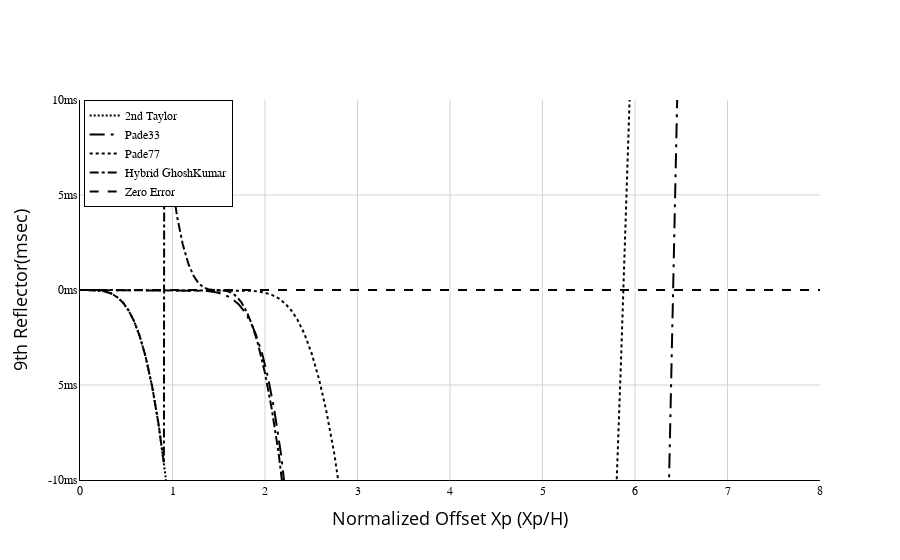

Notebook source saved alongside this figure:
### Code cell
TravelTime_Error_Plots_with_HybridGK(plot_upto, crit_angle, [1.2], v, d, Xp, Tp, T2_taylor, T2_pade33, T2_pade77, T2_Hybrid_GK, reflector_name)

### Figure 1 — Plotly figure (JSON) as saved in the notebook; plotly's stock layout.template omitted (floating-point values rounded to 4 significant figures; data arrays with more than 128 entries replaced by an {"elided": "..."} marker saying what was removed)
{"data": [{"hovertemplate": "Position: %{x:.2f}<br>T_square: %{y:.8f}", "line": {"color": "black", "dash": "2,2,2,2", "width": 2}, "mode": "lines", "name": "2nd Taylor", "text": {"elided": "1020 str values"}, "textposition": "top center", "type": "scatter", "x": {"elided": "1020 float values"}, "y": {"elided": "1020 float values"}}, {"hovertemplate": "Position: %{x:.2f}<br>T_square: %{y:.8f}", "line": {"color": "black", "dash": "longdashdot", "width": 2}, "mode": "lines", "name": "Pade33", "text": {"elided": "1020 str values"}, "textposition": "top center", "type": "scatter", "x": {"elided": "1020 float values"}, "y": {"elided": "1020 float values"}}, {"hovertemplate": "Position: %{x:.2f}<br>T_square: %{y:.8f}", "line": {"color": "black", "dash": "dot", "width": 2}, "mode": "lines", "name": "Pade77", "text": {"elided": "1020 str values"}, "textposition": "top center", "type": "scatter", "x": {"elided": "1020 float values"}, "y": {"elided": "1020 float values"}}, {"hovertemplate": "Position: %{x:.2f}<br>T_square: %{y:.8f}", "line": {"color": "black", "dash": "dashdot", "width": 2}, "mode": "lines", "name": "Hybrid GhoshKumar", "text": {"elided": "1020 str values"}, "textposition": "top center", "type": "scatter", "x": {"elided": "1020 float values"}, "y": {"elided": "1020 float values"}}, {"hovertemplate": "Position: %{x:.2f}<br>T_square: %{y:.8f}", "line": {"color": "black", "dash": "dash", "width": 2}, "mode": "lines", "name": "Zero Error", "text": ["zero error"], "textfont": {"color": "red"}, "textposition": "top center", "type": "scatter", "x": [0, 1, 2, 3, 4, 5, 6, 7, 8], "y": [0, 0, 0, 0, 0, 0, 0, 0, 0]}], "layout": {"font": {"size": 16}, "legend": {"bordercolor": "black", "borderwidth": 1, "font": {"color": "black", "family": "Arial black, bold", "size": 12}, "x": 0.005, "xanchor": "left", "y": 1, "yanchor": "top"}, "plot_bgcolor": "white", "title": {"font": {"color": "black", "size": 24}}, "xaxis": {"gridcolor": "lightgrey", "linecolor": "black", "linewidth": 1, "range": [0, 8], "showline": true, "tickfont": {"color": "black", "family": "Arial black, bold", "size": 12}, "title": {"font": {"color": "black", "size": 18}, "text": "Normalized Offset Xp (Xp/H)"}}, "yaxis": {"gridcolor": "lightgrey", "linecolor": "black", "linewidth": 1, "range": [-0.01, 0.01], "showline": true, "tickfont": {"color": "black", "family": "Arial black, bold", "size": 12}, "ticktext": ["-10ms", "5ms", "0ms", "5ms", "10ms"], "tickvals": [-0.01, -0.005, 0, 0.005, 0.01], "title": {"font": {"color": "black", "size": 18}, "text": "9th Reflector(msec)"}}}}
